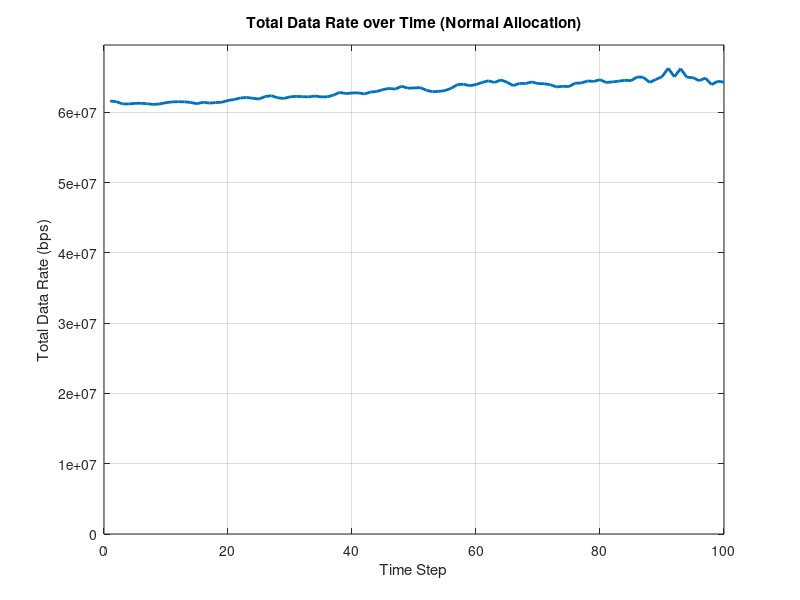

The MATLAB source for this figure:
T = 100;
num_RU = 3;
UERU = 5;
total_UE = UERU * num_RU;
user_RU = zeros(1, total_UE); % RU index for every user

num_RB = 20;
B = 200e3;
P = 0.3;
sigmsqr = 10^((-173 - 30)/10);
eta = 2;
predicted_len = 5;

rayleigh_gain = ones(total_UE, num_RB);

% Location
locrux = [-5, 0, 5];
locruy = [-5, 0, 5];
locux = randn(1, total_UE) * 10;
locuy = randn(1, total_UE) * 10;

trajectory_x = zeros(T, total_UE); % shape(T, total_UE)
trajectory_y = zeros(T, total_UE);
trajectory_x(1,:) = locux;
trajectory_y(1,:) = locuy;

for t = 1:T
    for i = 1:total_UE
        move_x = -1 + 2 * rand();  % np.random.uniform(-1, 1)
        move_y = -1 + 2 * rand();
        trajectory_x(t, i) = trajectory_x(max(t-1,1), i) + move_x;
        trajectory_y(t, i) = trajectory_y(max(t-1,1), i) + move_y;
    end
end

distance = zeros(T, total_UE, num_RU);
for t = 1:T
    for i = 1:total_UE
        temp = zeros(1, num_RU);
        for j = 1:num_RU
            dis = sqrt((trajectory_x(t,i) - locrux(j))^2 + (trajectory_y(t,i) - locruy(j))^2);
            temp(j) = dis;
            distance(t,i,j) = dis;
        end
        [~, user_RU(i)] = min(temp);
    end
end

% NORMAL
rb_counts = randi([0, 5], 1, total_UE); % initial allocation
e_norm = zeros(total_UE, num_RB);

for i = 1:total_UE
    count = rb_counts(i);
    if count > 0
        selected_rbs = randperm(num_RB, count); 
        e_norm(i, selected_rbs) = 1;
    end
end

record_norm = [];
for t = 1:100
    data_rate = zeros(1, total_UE);
    for n = 1:total_UE
        for k = 1:num_RB
            if e_norm(n, k) == 1
                signal = P * distance(t, n, user_RU(n))^(-eta) * rayleigh_gain(n, k);

                interference = 0;
                for others = 1:total_UE
                    if others ~= n && e_norm(others, k) == 1
                        if user_RU(others) ~= user_RU(n)
                            interference = interference + ...
                                P * distance(t, others)^(-eta) * rayleigh_gain(others, k);
                        end
                    end
                end

                SINR = signal / (interference + sigmsqr);
                data_rate(n) = data_rate(n) + B * log(1 + SINR);
            end
        end
    end

    record_norm = [record_norm, sum(data_rate)];
end

figure;
plot(1:T, record_norm, 'LineWidth', 2);
xlabel('Time Step');
ylabel('Total Data Rate (bps)');
title('Total Data Rate over Time (Normal Allocation)');
grid on;
ylim([0, max(record_norm)*1.05]);  % 纵轴从0到最大值稍微放大一点

